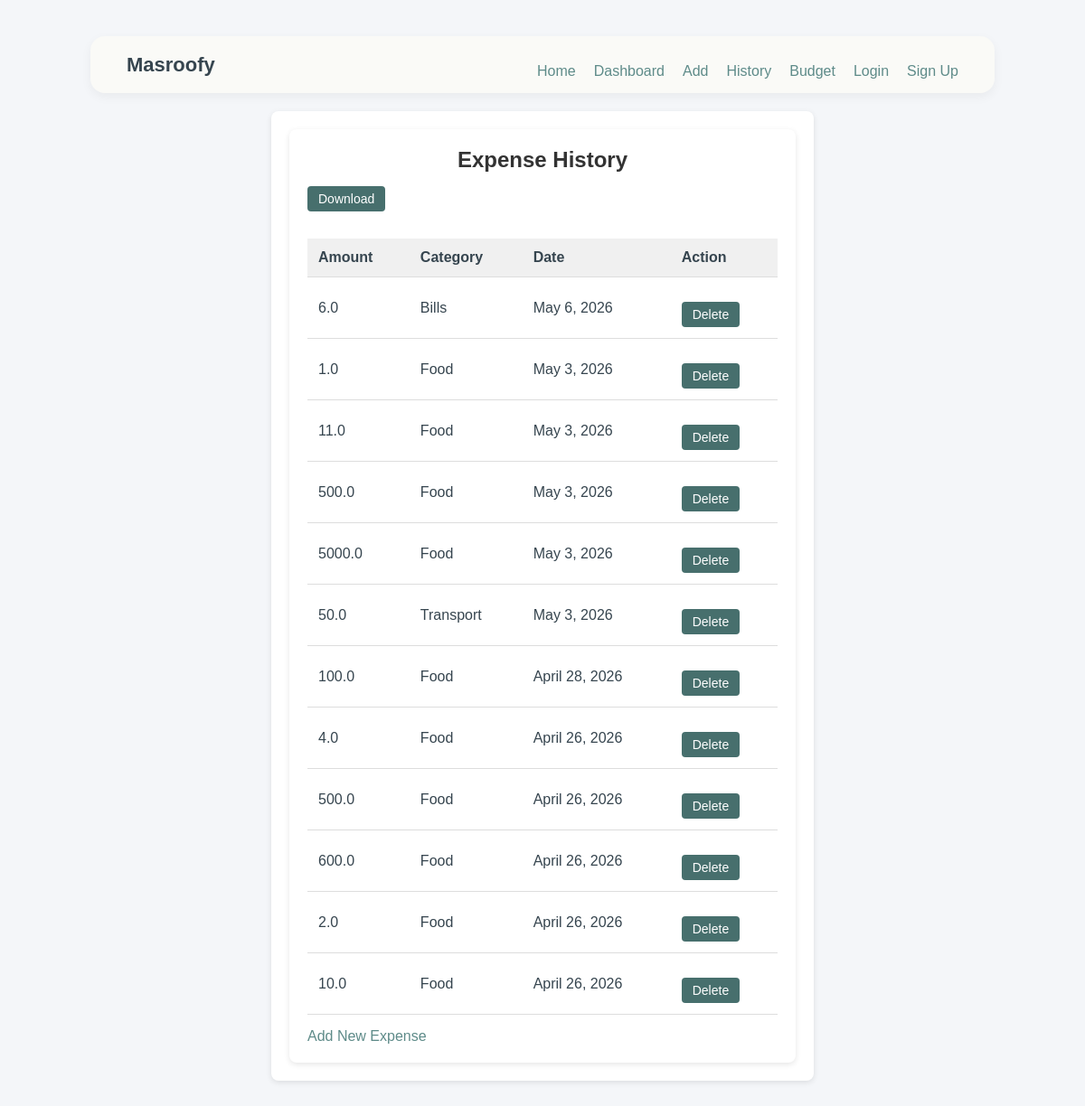
The page /expenses/history/ on the database as committed earlier.
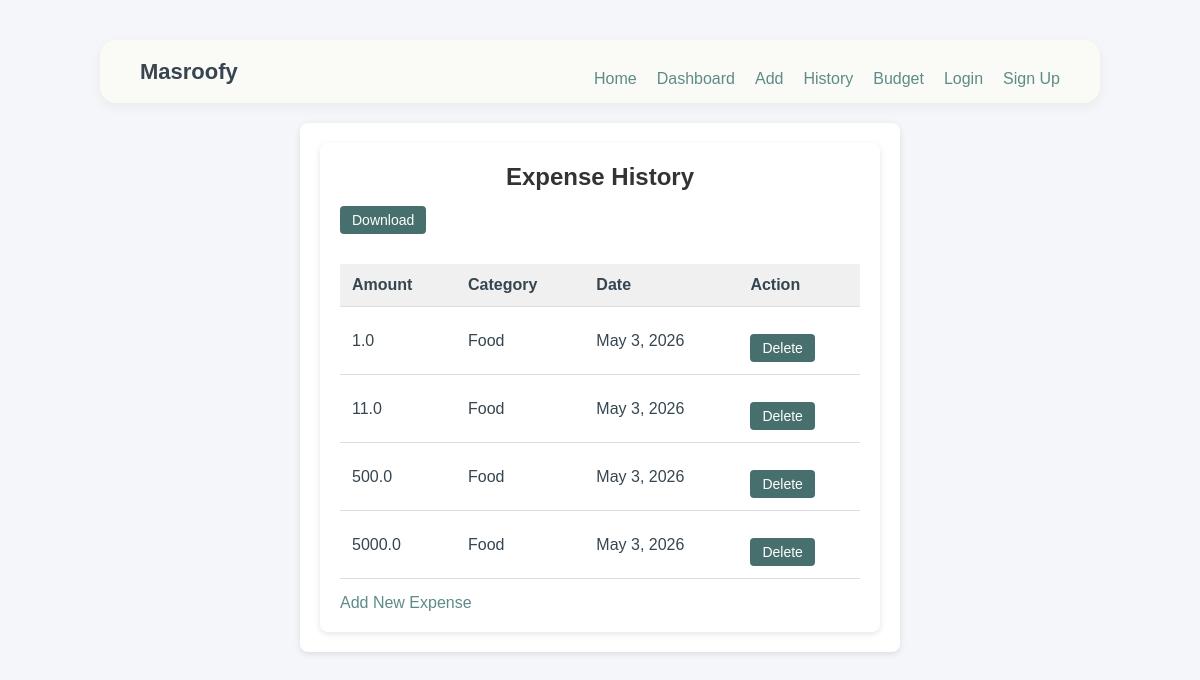
The same page on the database as committed later.
### expenses/models.py (models this page shows, shortened)
class Log(models.Model):
    amount = models.FloatField()
    date = models.DateField(auto_now_add=True)
    category = models.ForeignKey(Category, on_delete=models.CASCADE)

class Category(models.Model):
    name = models.CharField(max_length=100)

### expenses/views.py (the view)
# urls.py: path('history/', views.history, name='history'),
def history(request):
    logs = Log.objects.all().order_by('-date')
    return render(request, 'expenses/history.html', {'logs': logs})

### expenses/templates/expenses/history.html (shortened to what this page needs)
{% extends 'base.html' %}
{% block content %}
<!DOCTYPE html>
<html>
<head>
</head>
<body>
<div class="container">
    <h2>Expense History</h2>
    <a href="{% url 'export' %}" class="delete-btn" style="background: #476F6D; margin-bottom: 15px;"> Download </a>
    {% if logs %}
    <table>
        <tr>
            <th>Amount</th>
            <th>Category</th>
            <th>Date</th>
            <th>Action</th>
        </tr>
        {% for log in logs %}
        <tr>
            <td>{{ log.amount }}</td>
            <td>{{ log.category.name }}</td>
            <td>{{ log.date }}</td>
            <td><a href="{% url 'delete' log.id %}" class="delete-btn">Delete</a></td>
        </tr>
        {% endfor %}
    </table>
    {% else %}
        <p>No expenses found.</p>
    {% endif %}
    <a href="{% url 'add' %}">Add New Expense</a>
</div>
</body>
</html>
{% endblock %}

### templates/base.html (shortened to what this page needs)
<!DOCTYPE html>
<html>
<head>
</head>
<body>
    <div class="navbar">
        <h1>Masroofy</h1>
        <div class="nav-links">
            <a href="/">Home</a>
            <a href="/dashboard/">Dashboard</a>
            <a href="/expenses/add/">Add</a>
            <a href="/expenses/history/">History</a>
            <a href="/budget/">Budget</a>
            <a href="/auth/login/">Login</a>
            <a href="/auth/setup/">Sign Up</a>
        </div>
    </div>
    <div class="container">
        {% block content %}{% endblock %}
    </div>
</body>
</html>

### templates/base.html (style rules this page uses)
* { box-sizing: border-box; margin: 0; padding: 0; }
body { font-family: Arial, sans-serif; background: #F5F4EF; color: #36454F; }
.navbar { background: #FAFAF7; padding: 15px 40px; display: flex; justify-content: space-between; align-items: center; max-width: 1000px; margin: 20px auto; border-radius: 16px; box-shadow: 0 4px 12px rgba(0, 0, 0, 0.05); }
.navbar h1 { margin: 0; font-size: 22px; color: #36454F; }
.nav-links { display: flex; gap: 20px; }
.nav-links a { text-decoration: none; color: #5E8B89; font-weight: 500; }
.container { max-width: 1000px; margin: 0 auto; padding: 20px 40px; }

### expenses/templates/expenses/history.html (style rules this page uses)
body { font-family: Arial, sans-serif; background: #f4f6f9; margin: 40px; }
h2 { color: #333; text-align: center; }
.container { background: #fff; padding: 20px; border-radius: 8px; box-shadow: 0 2px 6px rgba(0,0,0,0.1); max-width: 600px; margin: auto; }
table { width: 100%; border-collapse: collapse; margin-top: 15px; }
th, td { padding: 12px; border-bottom: 1px solid #ddd; text-align: left; }
th { background: #f0f0f0; }
.delete-btn { color: #fff; background:#476F6D; padding: 6px 12px; border-radius: 4px; text-decoration: none; font-size: 14px; }
a { display: inline-block; margin-top: 15px; color: #5E8B89; text-decoration: none; }

Rows that differ between the two databases and show on the page:
removed Log: amount "6.0", category.name "Bills", date "May 6, 2026"
removed Log: amount "50.0", category.name "Transport", date "May 3, 2026"
removed Log: amount "100.0", category.name "Food", date "April 28, 2026"
removed Log: amount "4.0", category.name "Food", date "April 26, 2026"
removed Log: amount "500.0", category.name "Food", date "April 26, 2026"
removed Log: amount "600.0", category.name "Food", date "April 26, 2026"
removed Log: amount "2.0", category.name "Food", date "April 26, 2026"
removed Log: amount "10.0", category.name "Food", date "April 26, 2026"
